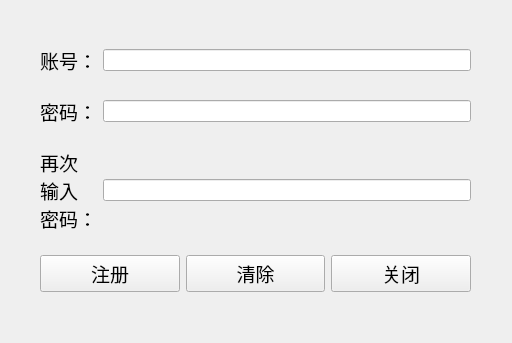
<?xml version="1.0" encoding="UTF-8"?>
<ui version="4.0">
 <class>Reg</class>
 <widget class="QWidget" name="Reg">
  <property name="geometry">
   <rect>
    <x>0</x>
    <y>0</y>
    <width>512</width>
    <height>343</height>
   </rect>
  </property>
  <property name="windowTitle">
   <string>Form</string>
  </property>
  <widget class="QWidget" name="horizontalLayoutWidget">
   <property name="geometry">
    <rect>
     <x>0</x>
     <y>0</y>
     <width>511</width>
     <height>341</height>
    </rect>
   </property>
   <layout class="QHBoxLayout" name="horizontalLayout">
    <item>
     <spacer name="horizontalSpacer_2">
      <property name="orientation">
       <enum>Qt::Horizontal</enum>
      </property>
      <property name="sizeType">
       <enum>QSizePolicy::Fixed</enum>
      </property>
      <property name="sizeHint" stdset="0">
       <size>
        <width>40</width>
        <height>20</height>
       </size>
      </property>
     </spacer>
    </item>
    <item>
     <layout class="QVBoxLayout" name="verticalLayout">
      <item>
       <spacer name="verticalSpacer">
        <property name="orientation">
         <enum>Qt::Vertical</enum>
        </property>
        <property name="sizeType">
         <enum>QSizePolicy::Fixed</enum>
        </property>
        <property name="sizeHint" stdset="0">
         <size>
          <width>20</width>
          <height>30</height>
         </size>
        </property>
       </spacer>
      </item>
      <item>
       <layout class="QHBoxLayout" name="horizontalLayout_3">
        <item>
         <widget class="QLabel" name="label">
          <property name="font">
           <font>
            <family>Agency FB</family>
            <pointsize>14</pointsize>
           </font>
          </property>
          <property name="text">
           <string>账号：</string>
          </property>
         </widget>
        </item>
        <item>
         <widget class="QLineEdit" name="lineEdit_Zuser"/>
        </item>
       </layout>
      </item>
      <item>
       <layout class="QHBoxLayout" name="horizontalLayout_7">
        <item>
         <widget class="QLabel" name="label_2">
          <property name="font">
           <font>
            <family>Agency FB</family>
            <pointsize>14</pointsize>
           </font>
          </property>
          <property name="text">
           <string>密码：</string>
          </property>
         </widget>
        </item>
        <item>
         <widget class="QLineEdit" name="lineEdit_Zpwd">
          <property name="echoMode">
           <enum>QLineEdit::Password</enum>
          </property>
         </widget>
        </item>
       </layout>
      </item>
      <item>
       <layout class="QHBoxLayout" name="horizontalLayout_5">
        <item>
         <widget class="QLabel" name="label_3">
          <property name="font">
           <font>
            <family>Agency FB</family>
            <pointsize>14</pointsize>
           </font>
          </property>
          <property name="text">
           <string>再次
输入
密码：</string>
          </property>
         </widget>
        </item>
        <item>
         <widget class="QLineEdit" name="lineEdit_Zpwd2">
          <property name="echoMode">
           <enum>QLineEdit::Password</enum>
          </property>
         </widget>
        </item>
       </layout>
      </item>
      <item>
       <layout class="QHBoxLayout" name="horizontalLayout_4">
        <item>
         <layout class="QHBoxLayout" name="horizontalLayout_6">
          <item>
           <widget class="QPushButton" name="btn_Zset">
            <property name="minimumSize">
             <size>
              <width>0</width>
              <height>30</height>
             </size>
            </property>
            <property name="font">
             <font>
              <family>Agency FB</family>
              <pointsize>14</pointsize>
             </font>
            </property>
            <property name="text">
             <string>注册</string>
            </property>
           </widget>
          </item>
          <item>
           <widget class="QPushButton" name="btn_Zclear">
            <property name="minimumSize">
             <size>
              <width>0</width>
              <height>30</height>
             </size>
            </property>
            <property name="font">
             <font>
              <family>Agency FB</family>
              <pointsize>14</pointsize>
             </font>
            </property>
            <property name="text">
             <string>清除</string>
            </property>
           </widget>
          </item>
          <item>
           <widget class="QPushButton" name="btn_Zclose">
            <property name="minimumSize">
             <size>
              <width>0</width>
              <height>30</height>
             </size>
            </property>
            <property name="font">
             <font>
              <family>Agency FB</family>
              <pointsize>14</pointsize>
             </font>
            </property>
            <property name="text">
             <string>关闭</string>
            </property>
           </widget>
          </item>
         </layout>
        </item>
       </layout>
      </item>
      <item>
       <spacer name="verticalSpacer_2">
        <property name="orientation">
         <enum>Qt::Vertical</enum>
        </property>
        <property name="sizeType">
         <enum>QSizePolicy::Fixed</enum>
        </property>
        <property name="sizeHint" stdset="0">
         <size>
          <width>20</width>
          <height>30</height>
         </size>
        </property>
       </spacer>
      </item>
     </layout>
    </item>
    <item>
     <spacer name="horizontalSpacer">
      <property name="orientation">
       <enum>Qt::Horizontal</enum>
      </property>
      <property name="sizeType">
       <enum>QSizePolicy::Fixed</enum>
      </property>
      <property name="sizeHint" stdset="0">
       <size>
        <width>40</width>
        <height>20</height>
       </size>
      </property>
     </spacer>
    </item>
   </layout>
  </widget>
 </widget>
 <resources/>
 <connections/>
</ui>
